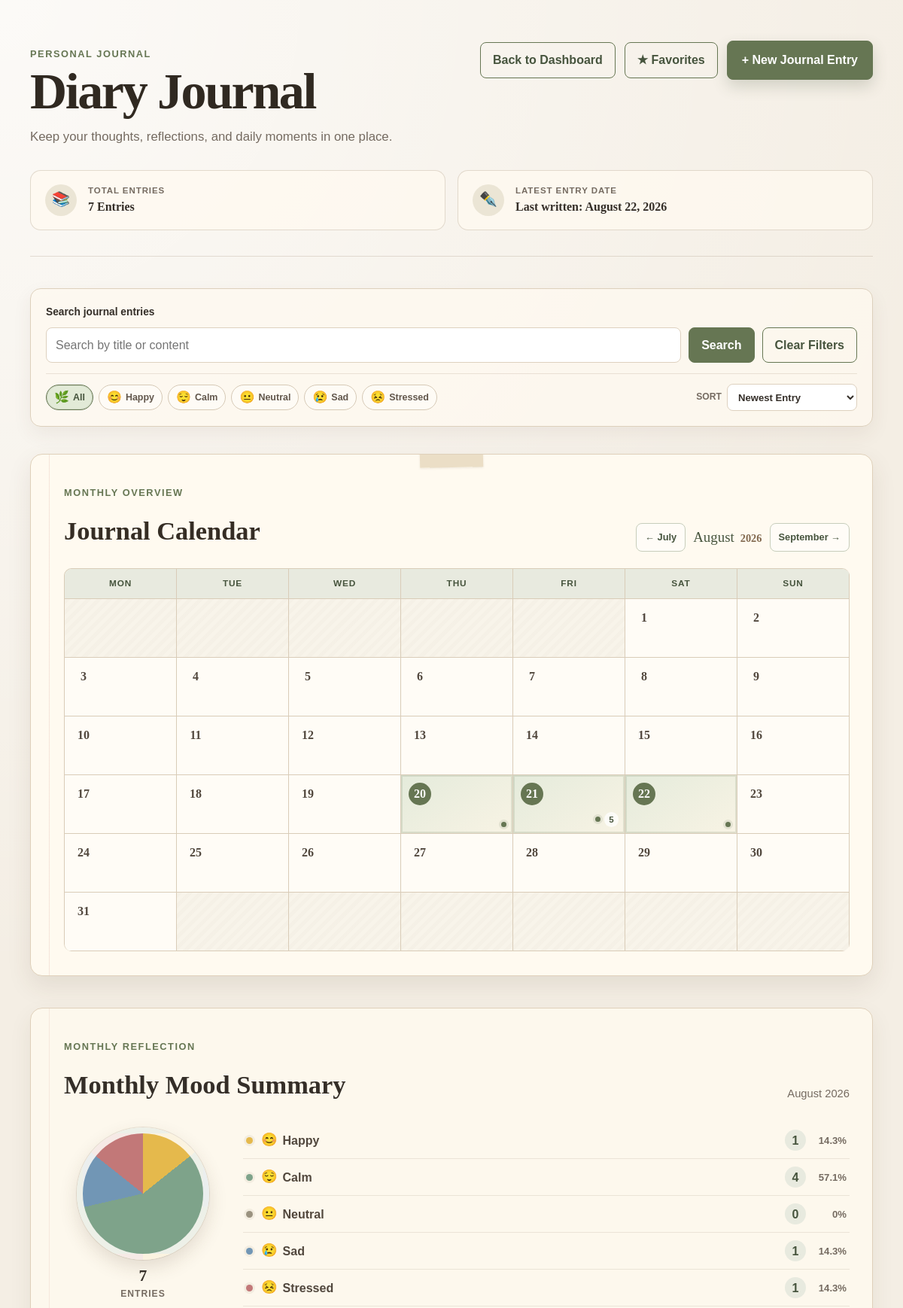
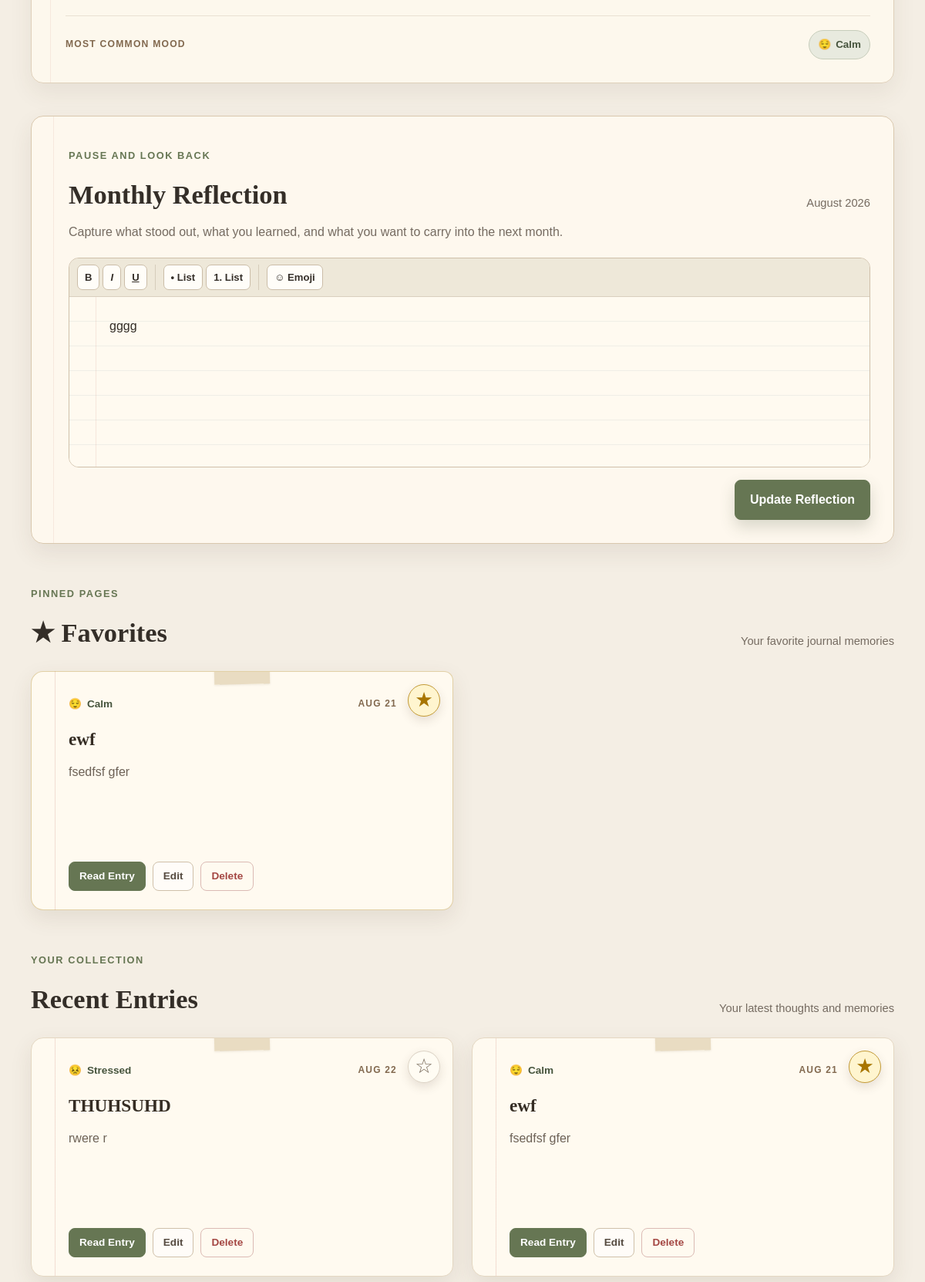
/modules/diary/index.php (signed in, upper part), run on the app's committed database (2 pictures, top to bottom).
### tables this page shows
CREATE TABLE `diary_entries` (
  `diary_id` int(11) NOT NULL,
  `user_id` int(11) NOT NULL,
  `title` varchar(150) NOT NULL,
  `content` text NOT NULL,
  `mood` varchar(30) NOT NULL,
  `entry_date` date NOT NULL,
  `created_at` timestamp NOT NULL DEFAULT current_timestamp(),
  `updated_at` timestamp NOT NULL DEFAULT current_timestamp() ON UPDATE current_timestamp(),
  `is_favorite` tinyint(1) NOT NULL DEFAULT 0
);

CREATE TABLE `diary_monthly_reflections` (
  `reflection_id` int(11) NOT NULL,
  `user_id` int(11) NOT NULL,
  `reflection_month` date NOT NULL,
  `content` text NOT NULL,
  `created_at` timestamp NOT NULL DEFAULT current_timestamp(),
  `updated_at` timestamp NOT NULL DEFAULT current_timestamp() ON UPDATE current_timestamp()
);

### modules/diary/index.php (the view, shortened to what the rows shown need)
<?php
require_once __DIR__ . '/../../includes/session_check.php';
require_once __DIR__ . '/../../config/database.php';
require_once __DIR__ . '/diary_model.php';
require_once __DIR__ . '/diary_content.php';
require_once __DIR__ . '/diary_reflection_content.php';
$entries = getDiaryEntriesForUser($conn, $logged_in_user_id);
$load_error = $entries === false;
$entry_count = count($entries);
$latest_entry_date = $entry_count > 0 ? $entries[0]['entry_date'] : null;
$recent_entries = array_slice($entries, 0, 4);
$favorite_entries = array_slice(array_values(array_filter($entries, function ($entry) {
    return isset($entry['is_favorite']) && (int) $entry['is_favorite'] === 1;
})), 0, 4);
$current_calendar_month = new DateTimeImmutable('first day of this month');
$calendar_month = $current_calendar_month;
$reflection_month = $calendar_month->format('Y-m-01');
$monthly_reflection = getDiaryMonthlyReflection(
    $conn,
    $logged_in_user_id,
    $reflection_month
);
$reflection_exists = is_array($monthly_reflection);
$reflection_editor_content = $reflection_exists
    ? diaryReflectionContentSanitize($monthly_reflection['content'])
    : '';
$diary_css_version = filemtime(__DIR__ . '/../../assets/css/diary.css');
function diaryEscape($value) {
    return htmlspecialchars((string) $value, ENT_QUOTES, 'UTF-8');
}
function diaryContentPreview($content, $limit = 180) {
    $content = diaryContentToPlainText($content);
    $content = trim(preg_replace('/\s+/', ' ', $content));
    if (function_exists('mb_strlen') && function_exists('mb_substr')) {
        return mb_strlen($content, 'UTF-8') > $limit
            ? mb_substr($content, 0, $limit, 'UTF-8') . '...'
            : $content;
    }
    return strlen($content) > $limit
        ? substr($content, 0, $limit) . '...'
        : $content;
}
function diaryFavoriteButton($entry, $return_to, $csrf_token) {
    $is_favorite = isset($entry['is_favorite']) && (int) $entry['is_favorite'] === 1;
    $label = $is_favorite ? 'Remove from favorites' : 'Add to favorites';
    ?>
    <form class="diary-favorite-form" action="favorite_handler.php" method="post">
        <button
            class="diary-favorite-button<?php echo $is_favorite ? ' is-favorite' : ''; ?>"
            type="submit"
            aria-label="<?php echo diaryEscape($label); ?>"
            aria-pressed="<?php echo $is_favorite ? 'true' : 'false'; ?>"
            title="<?php echo diaryEscape($label); ?>"
        ><?php echo $is_favorite ? '★' : '☆'; ?></button>
    </form>
    <?php
}
function diaryDisplayDate($entry_date) {
    $date = DateTime::createFromFormat('!Y-m-d', (string) $entry_date);
    return $date && $date->format('Y-m-d') === $entry_date
        ? $date->format('F j, Y')
        : (string) $entry_date;
}
function diaryCardDate($entry_date) {
    $entry_date = (string) $entry_date;
    $date = DateTime::createFromFormat('!Y-m-d', $entry_date);
    return $date && $date->format('Y-m-d') === $entry_date
        ? strtoupper($date->format('M d'))
        : $entry_date;
}
function diaryMoodEmoji($mood) {
    $icons = array(
        'Happy' => '😊',
        'Calm' => '😌',
        'Neutral' => '😐',
        'Sad' => '😢',
        'Stressed' => '😣'
    );
    return isset($icons[$mood]) ? $icons[$mood] : '📝';
}
?>
<!DOCTYPE html>
<html lang="en">
<head>
    <link rel="stylesheet" href="../../assets/css/diary.css?v=<?php echo rawurlencode((string) $diary_css_version); ?>">
</head>
<body class="diary-page diary-home-page">
    <main class="diary-container">
        <section class="diary-home-hero">
            <header class="diary-list-header">
                <div class="diary-title-group">
                    <h1>Diary Journal</h1>
                </div>
            </header>
            <?php if (!$load_error): ?>
                <div class="diary-summary" aria-label="Journal summary">
                    <div class="diary-summary-item">
                        <div>
                            <span class="diary-summary-label">Latest Entry Date</span>
                            <?php if ($latest_entry_date !== null): ?>
                                <strong>Last written: <?php echo diaryEscape(diaryDisplayDate($latest_entry_date)); ?></strong>
                            <?php else: ?>
                                <strong>Your first page starts here</strong>
                            <?php endif; ?>
                        </div>
                    </div>
                </div>
            <?php endif; ?>
        </section>
        <section id="journal-calendar" class="diary-calendar-section" aria-labelledby="journal-calendar-heading">
            <header class="diary-calendar-header">
                <div>
                    <h2 id="journal-calendar-heading">Journal Calendar</h2>
                </div>
            </header>
        </section>
        <?php if (!$load_error): ?>
            <section class="diary-mood-summary-section" aria-labelledby="monthly-mood-summary-heading">
                <div class="diary-section-heading">
                    <div>
                        <h2 id="monthly-mood-summary-heading">Monthly Mood Summary</h2>
                    </div>
                </div>
            </section>
        <?php endif; ?>
        <section id="monthly-reflection" class="diary-reflection-section" aria-labelledby="monthly-reflection-heading">
            <div class="diary-section-heading diary-reflection-heading">
                <div>
                    <h2 id="monthly-reflection-heading">Monthly Reflection</h2>
                </div>
            </div>
            <form class="diary-reflection-form" action="reflection_handler.php" method="post" data-diary-reflection-editor>
                <div class="diary-reflection-editor-shell">
                    <div class="diary-reflection-toolbar" role="toolbar" aria-label="Monthly reflection formatting">
                        <div class="diary-reflection-tool-group" aria-label="Text formatting">
                        </div>
                        <div class="diary-reflection-tool-group" aria-label="Lists">
                        </div>
                        <div class="diary-reflection-tool-group" aria-label="Emoji">
                        </div>
                    </div>
                    <div
                        class="diary-reflection-editor"
                        contenteditable="true"
                        role="textbox"
                        aria-label="Monthly reflection content"
                        aria-multiline="true"
                        aria-required="true"
                        data-reflection-surface
                        data-placeholder="Write your reflection for <?php echo diaryEscape($calendar_month->format('F Y')); ?>..."
                    ><?php echo $reflection_editor_content;  ?></div>
                </div>
            </form>
        </section>
        <?php if (!$load_error): ?>
            <section id="favorite-entries" class="diary-library diary-favorites-section" aria-labelledby="favorite-entries-heading">
                <div class="diary-section-heading">
                    <div>
                        <h2 id="favorite-entries-heading">★ Favorites</h2>
                    </div>
                </div>
                <?php if (empty($favorite_entries)): ?>
                    <div class="diary-favorites-empty">
                        <p>No favorite journal entries yet.</p>
                    </div>
                <?php else: ?>
                    <div class="diary-entry-list diary-favorite-entry-list">
                        <?php foreach ($favorite_entries as $entry): ?>
                            <article class="diary-journal-card diary-favorite-entry-card">
                                <?php diaryFavoriteButton($entry, 'index.php', $_SESSION['diary_favorite_csrf_token']); ?>
                                <header class="diary-card-meta">
                                    <span class="diary-card-mood">
                                        <span aria-hidden="true"><?php echo diaryEscape(diaryMoodEmoji($entry['mood'])); ?></span>
                                        <?php echo diaryEscape($entry['mood']); ?>
                                    </span>
                                    <time datetime="<?php echo diaryEscape($entry['entry_date']); ?>">
                                        <?php echo diaryEscape(diaryCardDate($entry['entry_date'])); ?>
                                    </time>
                                </header>
                                <h3><?php echo diaryEscape($entry['title']); ?></h3>
                                <p class="diary-entry-preview">
                                    <?php echo diaryEscape(diaryContentPreview($entry['content'])); ?>
                                </p>
                                <footer class="diary-card-actions">
                                    <a class="diary-action-button diary-action-primary" href="view.php?id=<?php echo rawurlencode((string) $entry['diary_id']); ?>">Read Entry</a>
                                    <a class="diary-action-button diary-action-secondary" href="edit.php?id=<?php echo rawurlencode((string) $entry['diary_id']); ?>">Edit</a>
                                    <form action="delete_handler.php" method="post">
                                        <button class="diary-action-button diary-action-delete" type="submit">Delete</button>
                                    </form>
                                </footer>
                            </article>
                        <?php endforeach; ?>
                    </div>
                <?php endif; ?>
            </section>
        <?php endif; ?>
        <?php if ($load_error): ?>
            <div class="diary-alert diary-alert-error" role="alert">
                Your journal entries could not be loaded right now. Please try again later.
            </div>
        <?php else: ?>
            <section class="diary-library" aria-labelledby="journal-entries-heading">
                <div class="diary-section-heading">
                    <div>
                        <h2 id="journal-entries-heading">Recent Entries</h2>
                    </div>
                </div>
                <div class="diary-entry-list">
                    <?php foreach ($recent_entries as $entry): ?>
                        <article class="diary-journal-card">
                            <?php diaryFavoriteButton($entry, 'index.php', $_SESSION['diary_favorite_csrf_token']); ?>
                            <header class="diary-card-meta">
                                <span class="diary-card-mood">
                                    <span aria-hidden="true"><?php echo diaryEscape(diaryMoodEmoji($entry['mood'])); ?></span>
                                    <?php echo diaryEscape($entry['mood']); ?>
                                </span>
                                <time datetime="<?php echo diaryEscape($entry['entry_date']); ?>">
                                    <?php echo diaryEscape(diaryCardDate($entry['entry_date'])); ?>
                                </time>
                            </header>
                            <h3><?php echo diaryEscape($entry['title']); ?></h3>
                            <p class="diary-entry-preview">
                                <?php echo diaryEscape(diaryContentPreview($entry['content'])); ?>
                            </p>
                            <footer class="diary-card-actions">
                                <a class="diary-action-button diary-action-primary" href="view.php?id=<?php echo rawurlencode((string) $entry['diary_id']); ?>">Read Entry</a>
                                <a class="diary-action-button diary-action-secondary" href="edit.php?id=<?php echo rawurlencode((string) $entry['diary_id']); ?>">Edit</a>
                                <form action="delete_handler.php" method="post">
                                    <button class="diary-action-button diary-action-delete" type="submit">Delete</button>
                                </form>
                            </footer>
                        </article>
                    <?php endforeach; ?>
                </div>
            </section>
        <?php endif; ?>
    </main>
</body>
</html>

### data on the page
diary_entries: entry_date "August 22, 2026", mood "😣", mood "Stressed", entry_date "AUG 22", title "THUHSUHD", content "rwere r"
diary_monthly_reflections: content "gggg"
diary_entries: mood "😌", mood "Calm", entry_date "AUG 21", title "ewf", content "fsedfsf gfer"

### other printed values
diaryEscape($entry_count) "7"
diaryEscape($mood_option['emoji']) "🌿"
diaryEscape($mood_option['label']) "All"
diaryEscape($mood_option['emoji']) "😊"
diaryEscape($mood_option['label']) "Happy"
diaryEscape($mood_option['emoji']) "😌"
diaryEscape($mood_option['label']) "Calm"
diaryEscape($mood_option['emoji']) "😐"
diaryEscape($mood_option['label']) "Neutral"
diaryEscape($mood_option['emoji']) "😢"
diaryEscape($mood_option['label']) "Sad"
diaryEscape($mood_option['emoji']) "😣"
diaryEscape($mood_option['label']) "Stressed"
diaryEscape($previous_calendar_month->format('F')) "July"
diaryEscape($calendar_month_name) "August"
